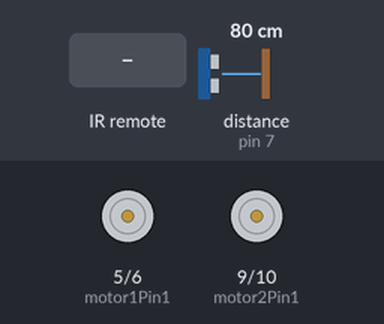
Bench run of a sketch on a simulated Arduino Uno, built with avr-gcc and run on an emulated ATmega328P. On the bench: motor-driver pin pairs drawn as motors (green arrow = first pin HIGH = forward, orange = second pin HIGH = backward, longer = more drive). Wiring (inferred from the names in the program): ultrasonic range finder: trigger pin 8; echo pin 7. The test bench sets the inputs (shaded band); at power-on: distance to the obstacle (sensor on pin 7) 80 cm. The echo pulse lasts 58.3 µs per cm.

Above: at 1.2 s.
1.3 s: distance to the obstacle (sensor on pin 7) set to 23 cm
3.0 s: distance to the obstacle (sensor on pin 7) set to 18 cm
6.0 s: infrared code 0xFFA25D received
9.0 s: infrared code 0xFF629D received
12.0 s: infrared code 0xFFC23D received
15.0 s: distance to the obstacle (sensor on pin 7) set to 35 cm
At 15.9 s:
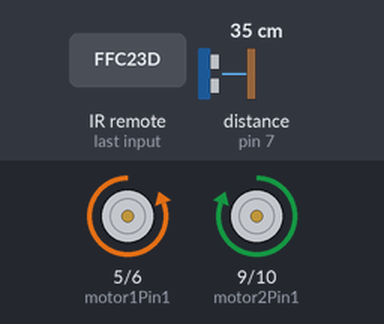
Timing chart, 0 to 17.5 s (numbered marks = the images above; inputs shaded):
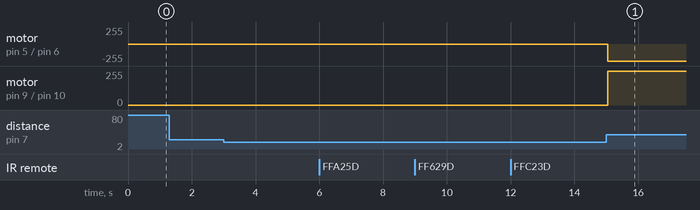

The sketch:

Aspirador_de_P__Ardu_no.ino
```cpp
#include <IRremote.h>

// Definições dos pinos
const int motor1Pin1 = 5;  // Motor 1: pino 1
const int motor1Pin2 = 6;  // Motor 1: pino 2
const int motor2Pin1 = 9;  // Motor 2: pino 1
const int motor2Pin2 = 10; // Motor 2: pino 2
const int echoPin = 7;      // Pino do sensor ultrassônico: echo
const int trigPin = 8;      // Pino do sensor ultrassônico: trig

IRrecv irrecv(2); // Pino do receptor IR
decode_results results;

// Define a velocidade dos motores (0 a 255)
int motorSpeed = 255; // Velocidade máxima

void setup() {
    Serial.begin(9600);

    // Configuração dos pinos dos motores
    pinMode(motor1Pin1, OUTPUT);
    pinMode(motor1Pin2, OUTPUT);
    pinMode(motor2Pin1, OUTPUT);
    pinMode(motor2Pin2, OUTPUT);

    // Configuração dos pinos do sensor ultrassônico
    pinMode(trigPin, OUTPUT);
    pinMode(echoPin, INPUT);

    // Inicializa o receptor IR
    irrecv.enableIRIn();
}

void loop() {
    if (irrecv.decode(&results)) {
        switch(results.value) {
            case 0xFFA25D: // Código do botão "cima"
                moveForward();
                break;
            case 0xFF629D: // Código do botão "baixo"
                moveBackward();
                break;
            case 0xFF22DD: // Código do botão "esquerda"
                turnLeft();
                break;
            case 0xFFC23D: // Código do botão "direita"
                turnRight();
                break;
            case 0xFFFFFFFF: // Código do botão "stop"
                stopMovement();
                break;
            default:
                break;
        }
        irrecv.resume(); // Recebe o próximo valor
    }

    // Lógica do sensor ultrassônico
    long duration, distance;
    digitalWrite(trigPin, LOW);
    delayMicroseconds(2);
    digitalWrite(trigPin, HIGH);
    delayMicroseconds(10);
    digitalWrite(trigPin, LOW);
    duration = pulseIn(echoPin, HIGH);
    distance = (duration * 0.034) / 2; // Converte para cm

    if (distance < 20) { // Se um obstáculo estiver a menos de 20 cm
        stopMovement();
        delay(500);
        turnLeft(); // Gira para a esquerda quando encontra um obstáculo
    }
}

void moveForward() {
    analogWrite(motor1Pin1, motorSpeed);
    analogWrite(motor1Pin2, LOW);
    analogWrite(motor2Pin1, motorSpeed);
    analogWrite(motor2Pin2, LOW);
}

void moveBackward() {
    analogWrite(motor1Pin1, LOW);
    analogWrite(motor1Pin2, motorSpeed);
    analogWrite(motor2Pin1, LOW);
    analogWrite(motor2Pin2, motorSpeed);
}

void turnLeft() {
    analogWrite(motor1Pin1, LOW);
    analogWrite(motor1Pin2, motorSpeed);
    analogWrite(motor2Pin1, motorSpeed);
    analogWrite(motor2Pin2, LOW);
}

void turnRight() {
    analogWrite(motor1Pin1, motorSpeed);
    analogWrite(motor1Pin2, LOW);
    analogWrite(motor2Pin1, LOW);
    analogWrite(motor2Pin2, motorSpeed);
}

void stopMovement() {
    analogWrite(motor1Pin1, LOW);
    analogWrite(motor1Pin2, LOW);
    analogWrite(motor2Pin1, LOW);
    analogWrite(motor2Pin2, LOW);
}
```

Measured:
- after the input at 1.3 s, every drawn part: stays the same
- after the input at 15.0 s, motor on pin 5 (motor1Pin1) / pin 6 (motor1Pin2): stopped → backward 255/255 at once; motor on pin 9 (motor2Pin1) / pin 10 (motor2Pin2): stopped → forward 255/255 at once
